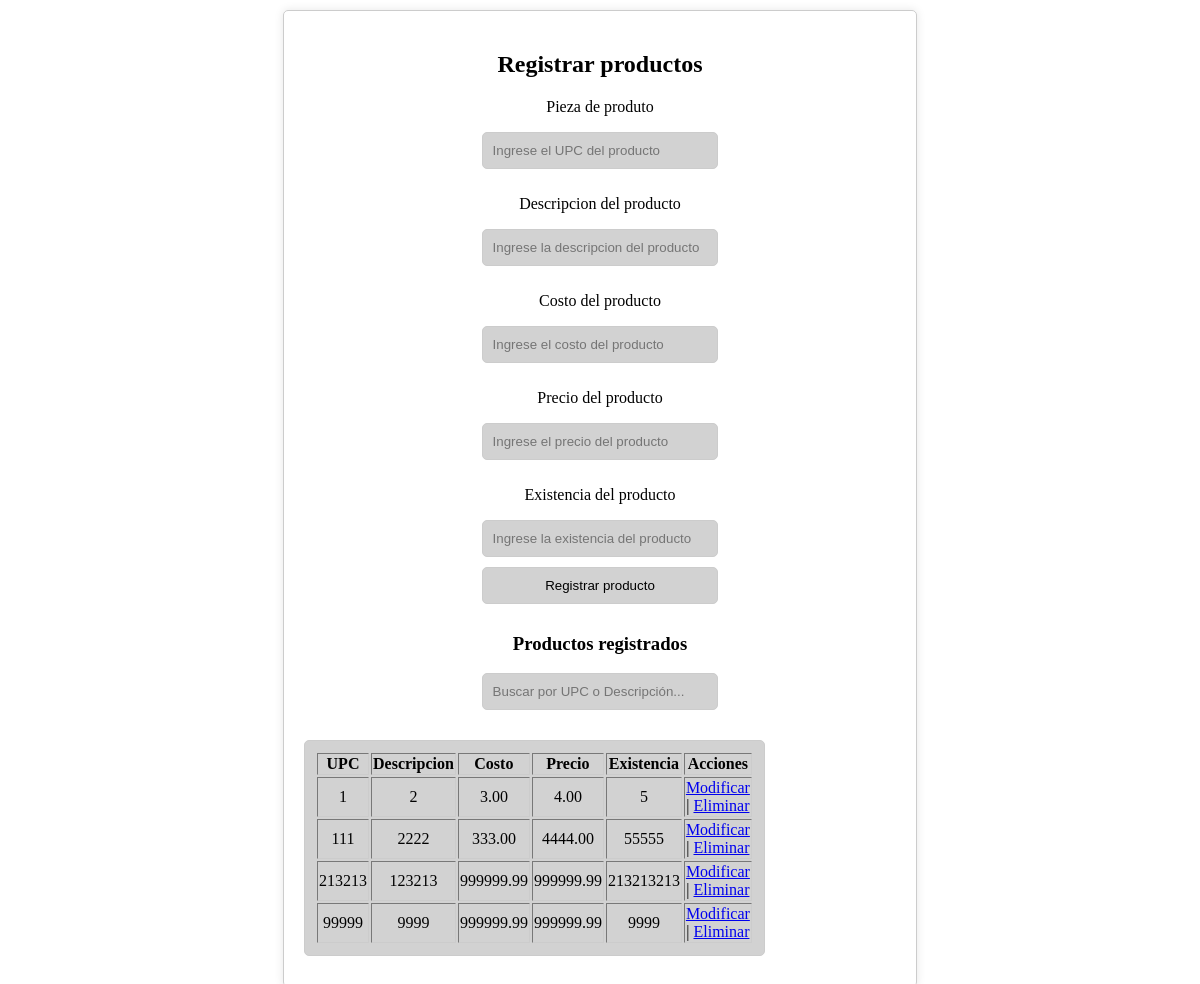
/view/Productos/productos_home.php, run on the app's committed database.
### tables this page shows
CREATE TABLE `producto` (
  `upc` varchar(45) NOT NULL,
  `descripcion` varchar(100) NOT NULL,
  `costo` decimal(8,2) NOT NULL,
  `precio` decimal(8,2) NOT NULL,
  `existencia` int(11) NOT NULL,
  `created_at` timestamp NOT NULL DEFAULT current_timestamp(),
  `updated_at` datetime DEFAULT NULL
);

### view/Productos/productos_home.php (the view, shortened to what this page needs)
<?php
include("../../config/connect.php");
$sql = "SELECT * FROM producto";
$query = mysqli_query($conn, $sql);
?>
<!DOCTYPE html>
<html lang="en">
<head>
    <link rel="stylesheet" href="../../css/productos.css">
</head>
<body>
    <section class="Products">
        <div class="registro">
            <h1>Registrar productos</h1>
            <section>
                <form action="../../controllers/Productos/insertProductos.php" method="POST" onsubmit="return validar()">
                <div>
                    <p>Pieza de produto</p>
                    <input class="inputProducto" type="text" name="upc" placeholder="Ingrese el UPC del producto" >
                </div>
                <div>
                    <p>Descripcion del producto</p>
                    <input class="inputProducto" type="text" name="descripcion" placeholder="Ingrese la descripcion del producto">
                </div>
                <div>
                    <p>Costo del producto</p>
                    <input class="inputProducto" type="text" name="costo" placeholder="Ingrese el costo del producto">
                </div>
                <div>
                    <p>Precio del producto</p>
                    <input class="inputProducto" type="text" name="precio" placeholder="Ingrese el precio del producto">
                </div>
                <div>
                    <p>Existencia del producto</p>
                    <input class="inputProducto" type="text" name="existencia" placeholder="Ingrese la existencia del producto">
                </div>
                <button class="inputProducto" type = "submit" href ="../../controllers/Productos/insertProductos.php">Registrar producto</button>
                </form>
            </section>
            <section>
                <h1>Productos registrados</h1>
                <div style="margin-bottom: 20px;">
                    <input type="text" id="buscarProducto" class="inputProducto" placeholder="Buscar por UPC o Descripción...">
                </div>
                <table border="1" class="inputProducto" id="tablaProductos">
                    <tr>
                        <th>UPC</th>
                        <th>Descripcion</th>
                        <th>Costo</th>
                        <th>Precio</th>
                        <th>Existencia</th>
                        <th>Acciones</th>
                    </tr>
                    <?php
                    while($row = mysqli_fetch_array($query)){
                        echo "<tr>";
                        echo "<td>" . $row["upc"] . "</td>";
                        echo "<td>" . $row["descripcion"] . "</td>";
                        echo "<td>" . $row["costo"] . "</td>";
                        echo "<td>" . $row["precio"] . "</td>";
                        echo "<td>" . $row["existencia"] . "</td>";
                        echo "<td>
                                <a href='../view/Productos/updateProducto.php?upc=" . $row["upc"] . "'>Modificar</a> |
                                <a href='../../controllers/Productos/deleteProducto.php?upc=" . $row["upc"] . "' onclick='return confirm(\"¿Seguro?\")'>Eliminar</a>
                              </td>";
                        echo "</tr>";
                    }
                    ?>
                </table>
            </section>
        </div>
    </section>
</body>
</html>

### css/productos.css (style rules this page uses)
body { font-family: calibri; }
.registro { width: 50%; margin: 10px auto; padding: 20px; border: 1px solid #ccc; border-radius: 5px; box-shadow: 0 0 10px rgba(0, 0, 0, 0.1); text-align: center; }
.inputProducto { width: 40%; padding: 10px; margin-bottom: 10px; border: 1px solid #ccc; border-radius: 5px; box-sizing: border-box; color: #000000; background-color: #d2d2d2; }

### data on the page
producto: upc "1", descripcion "2", costo "3.00", precio "4.00", existencia "5"
producto: upc "111", descripcion "2222", costo "333.00", precio "4444.00", existencia "55555"
producto: upc "213213", descripcion "123213", costo "999999.99", precio "999999.99", existencia "213213213"
producto: upc "99999", descripcion "9999", costo "999999.99", precio "999999.99", existencia "9999"
